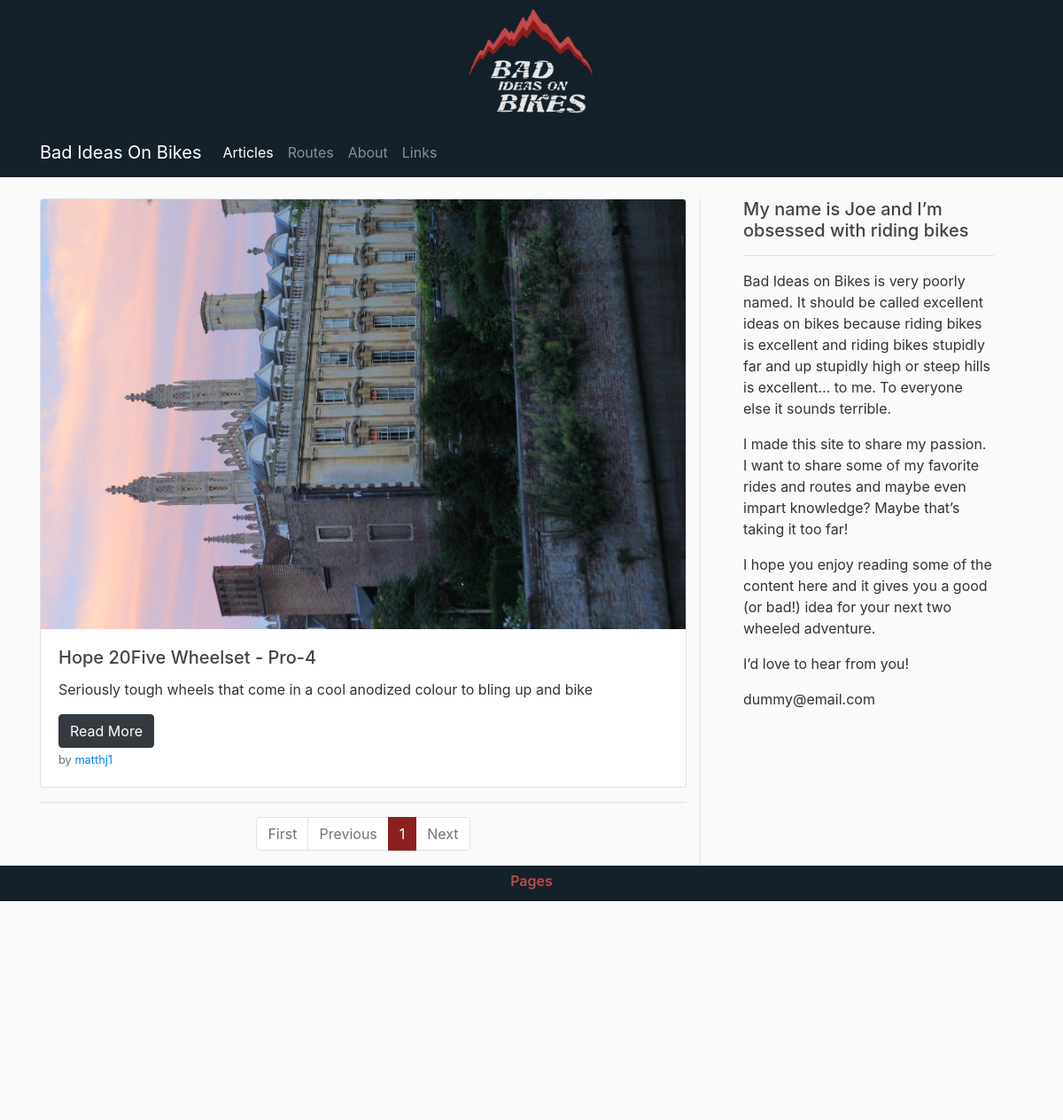
The page /home on the database its author committed.
### flaskbiob/models.py (models this page shows, shortened)
class Posts(db.Model):
    id = db.Column(db.Integer, primary_key=True)
    post_type = db.Column(db.String(7), nullable=False)
    title = db.Column(db.String(100), nullable=False)
    date = db.Column(db.DateTime, nullable=False, default=datetime.utcnow)
    leader = db.Column(db.Text, nullable=False)
    content = db.Column(db.Text, nullable=False)
    post_image = db.Column(db.String(100), nullable=False, default="default_post.jpg")
    user = db.Column(db.Integer, db.ForeignKey("users.id"), nullable=False)
    routes = db.relationship("Routes", backref="post_route", lazy=True)
    reviews = db.relationship("Reviews", backref="post_review", lazy=True)

class Users(db.Model, UserMixin):
    id = db.Column(db.Integer, primary_key=True)
    username = db.Column(db.String(20), unique=True, nullable=False)
    email = db.Column(db.String(100), unique=True, nullable=False)
    image_file = db.Column(db.String(20), nullable=False, default="default.png")
    password = db.Column(db.String(60), nullable=False)
    posts = db.relationship("Posts", backref="author", lazy=True)
    routes = db.relationship("Routes", backref="author", lazy=True)
    reviews = db.relationship("Reviews", backref="author", lazy=True)

### flaskbiob/main/routes.py (the view)
@main.route("/")
@main.route("/home")
def homePage():
    page = request.args.get("page", 1, type=int)
    posts = Posts.query.order_by(Posts.date.desc()).paginate(page=page, per_page=5)
    return render_template("Home.html", posts=posts)

### flaskbiob/templates/Home.html
{% extends "BASE.html" %}
    {% block content %}
    <div class="row">
        <div class="col-lg-8" id="main">
            {% for post in posts.items %}
            <div class="card mb-3">
              <img src="{{ url_for('static', filename='post_pics/' + post.post_image) }}" class="card-img-top" alt="...">
              <div class="card-body">
                <h5 class="card-title">{{ post.title }}</h5>
                <p class="card-text">{{ post.leader }}</p>
                  <a href="{{ url_for('posts.postPage', post_id = post.id) }}" class="btn btn-dark">Read More</a>
                  <p class="card-text"><small class="text-muted">by <a href="{{ url_for('users.userpostPage', username=post.author.username) }}">{{ post.author.username }}</a></small></p>
              </div>
            </div>
            {% endfor %}
            <hr>
            <div class="d-flex justify-content-center">
                <nav aria-label="Page navigation example">
                    <ul class="pagination">
                        <li class="page-item {% if not posts.has_prev %}disabled{% endif %}"><a class="page-link" href="{{ url_for('main.homePage', page=1) }}">First</a></li>
                        <li class="page-item {% if not posts.has_prev %}disabled{% endif %}"><a class="page-link" href="{{ url_for('main.homePage', page=posts.prev_num) }}">Previous</a></li>
                        {% for page_num in posts.iter_pages() %}
                            {% if page_num %}
                                <li class="page-item {% if posts.page == page_num %}active{% endif %}"><a class="page-link" href="{{ url_for('main.homePage', page=page_num) }}">{{ page_num }}</a></li>
                            {% endif %}
                        {% endfor %}
                        <li class="page-item {% if not posts.has_next %}disabled{% endif %}"><a class="page-link" href="{{ url_for('main.homePage', page=posts.next_num) }}">Next</a></li>
                    </ul>
                </nav>
            </div>
        </div>
        <div class="col-4 order-2 px-5 border-left d-none d-lg-block pb-3" id="sticky-sidebar">
            <div class="sticky-top sticky-offset">
                <h5>My name is Joe and I’m obsessed with riding bikes</h5>
                <hr>
                <p>Bad Ideas on Bikes is very poorly named. It should be called excellent ideas on bikes because riding bikes is excellent and riding bikes stupidly far and up stupidly high or steep hills is excellent… to me. To everyone else it sounds terrible.</p>
                <p>I made this site to share my passion. I want to share some of my favorite rides and routes and maybe even impart knowledge? Maybe that’s taking it too far!</p>
                <p>I hope you enjoy reading some of the content here and it gives you a good (or bad!) idea for your next two wheeled adventure.</p>
                <p>I’d love to hear from you!</p>
                <p>dummy@email.com</p>
            </div>
        </div>
    </div>
    {% endblock content %}

### flaskbiob/static/main.css (style rules this page uses)
body { background: #fafafa; color: #333333; }
h1, h2, h3, h4, h5, h6 { color: #444444; }
.pagination > li > a { background-color: white; color: #444444; }
.pagination > .active > a { color: white; background-color: #8c1f1f !Important; border: solid 1px #8c1f1f !Important; }
.sticky-offset { top: 70px; z-index: -1; }

### rows shown on the page
Posts: post_image (picture), title "Hope 20Five Wheelset - Pro-4", leader "Seriously tough wheels that come in a cool anodized colour to bling up and bike", author.username "matthj1"

### other values the page prints
{{ page_num }} "1"
